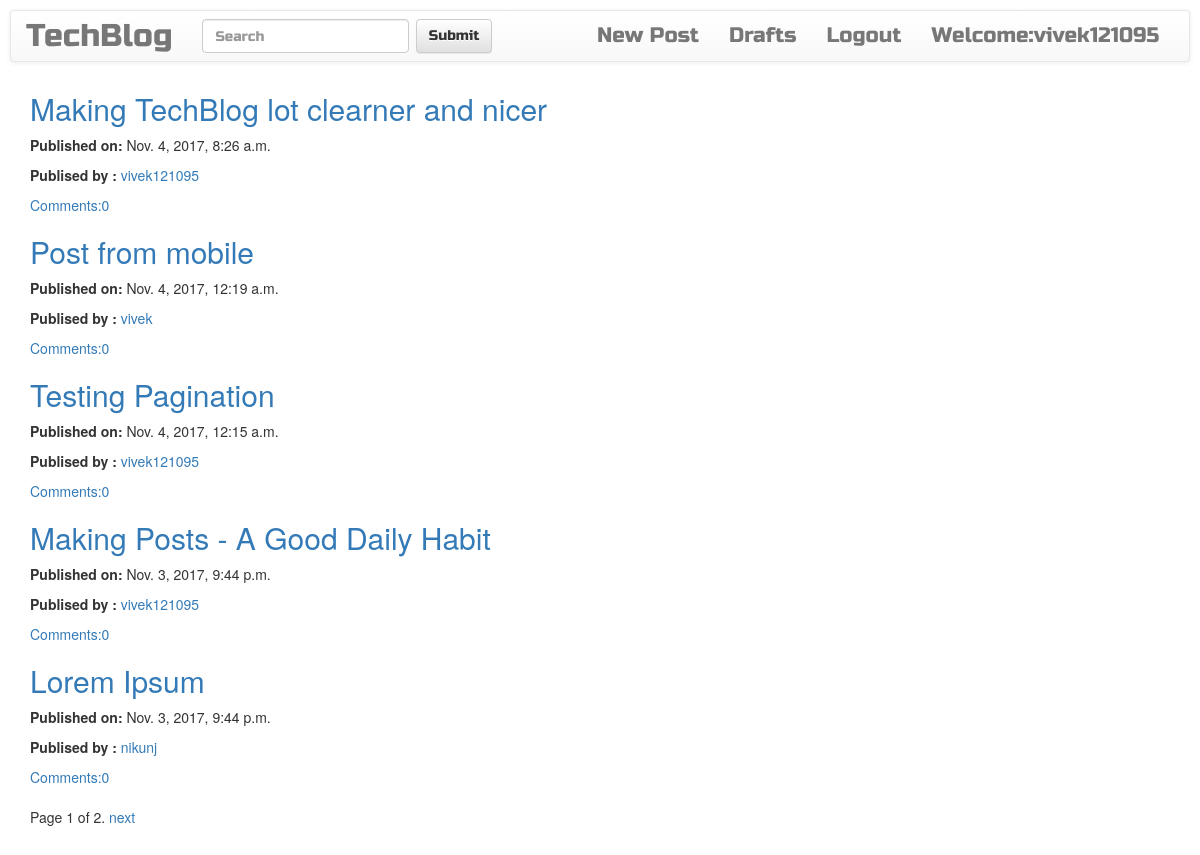
Page / (signed in) on the committed database.
### blog/models.py (models this page shows, shortened)
class Post(models.Model):
    author = models.ForeignKey('auth.User',related_name='posts',on_delete=models.CASCADE)
    title = models.CharField(max_length=200)
    text = models.TextField(max_length=2000)
    create_date = models.DateTimeField(default=timezone.now)
    published_date = models.DateTimeField(blank=True,null=True)
    def approve_comments(self):
        return self.comments.filter(approved_comment=True)
    class Meta:
        ordering = ('create_date',)

### blog/views.py (the view)
# urls.py: url(r'^$', views.PostListView,name='post_list'),
def PostListView(request):
    post_list = Post.objects.filter(published_date__lte = timezone.now()).order_by('-published_date')
    paginator = Paginator(post_list,5)
    page = request.GET.get('page')
    try:
        posts = paginator.page(page)
    except PageNotAnInteger:
        posts = paginator.page(1)
    except EmptyPage:
        posts = paginator.page(paginator.num_pages)
    return render(request, 'post_list.html', {'posts': posts})

### blog/templates/blog/post_list.html (shortened to what this page needs)
{% extends 'base.html' %}
{% block body_block %}
    <div class="center_stage">
      {% for post in posts %}
        <div class="post">
          <h2><a href="{%url 'post_detail' pk=post.pk %}">{{ post.title }}</a></h2>
          <div class="date">
            <p><b>Published on:</b> {{post.published_date}}</p>
            <p><b>Publised by :</b> <a href="{% url 'profile' user_id=post.author.id %}">{{post.author}}</a></p>
          </div>
          <a href="{% url 'post_detail' pk=post.pk%}">Comments:{{post.approve_comments.count}}</a>
        </div>
      {% endfor %}
      <div class="pagination">
        <span class="step-links">
            <span class="current">
                Page {{ posts.number }} of {{ posts.paginator.num_pages }}.
            </span>
            {% if posts.has_next %}
                <a href="?page={{ posts.next_page_number }}">next</a>
            {% endif %}
        </span>
    </div>
    </div>
{% endblock%}

### blog/templates/blog/base.html (shortened to what this page needs)
<!DOCTYPE html>
{% load staticfiles %}
<html>
  <head>
    <link rel="stylesheet" href="https://maxcdn.bootstrapcdn.com/bootstrap/3.3.7/css/bootstrap.min.css">
    <link rel="stylesheet" href="https://maxcdn.bootstrapcdn.com/bootstrap/3.3.7/css/bootstrap-theme.min.css">
    <link rel="stylesheet" href="//cdn.jsdelivr.net/npm/medium-editor@latest/dist/css/medium-editor.min.css" type="text/css" media="screen" charset="utf-8">
    <link rel="stylesheet" href="{% static 'css/blog.css' %}">
  </head>
  <body class="extra-margin">
    <nav class="navbar navbar-default techfont">
      <div class="container-fluid">
        <div class="navbar-header">
          <a class="navbar-brand bigbrand" href="{%url 'post_list' %}">TechBlog</a>
        </div>
        <div class="collapse navbar-collapse" id="main-navbar">
          <ul class="nav navbar-nav navbar-right">
            {% if user.is_authenticated %}
              <li class="nav-item"><a class="navbar-link" href="{% url 'post_new' %}">New Post</a></li>
              <li class="nav-item"><a class="navbar-link" href="{% url 'post_draft_list' %}"> Drafts</a></li>
              <li class="nav-item"><a class="navbar-link" href="{% url 'logout' %}">Logout</a></li>
              <li class="nav-item"><a class="navbar-link" href="{% url 'profile' user_id=user.id%}">Welcome:{{user.username}}</a></li>
              {% else %}
              <li class="nav-item"><a class="navbar-link" href="{%url 'login' %}"><span class="glyphicon glyphicon-user"></span></p></a></li>
            {% endif %}
            </ul>
            <form class="navbar-form navbar-left">
              <div class="form-group">
                <input type="text" class="form-control" placeholder="Search">
              </div>
              <button type="submit" class="btn btn-default">Submit</button>
            </form>
          </div>
        </div>
    </nav>
  <div class="container">
    <div class="row">
        <div class="col-md-8" class="blog_posts">
          {% block body_block %}
          {% endblock%}
        </div>
    </div>
  </div>
  </body>
</html>

### blog/static/css/blog.css (style rules this page uses)
.techfont { font-family: 'Russo One' ,sans-serif; font-size: 1.5em; margin-bottom: 10px; }
.bigbrand { font-size: 1.5em; }
.center_stage { margin-left: auto; margin-right: auto; }
.extra-margin { margin: 5px; padding: 5px; }

### rows in the picture
Post: title "Making TechBlog lot clearner and nicer", published_date "Nov. 4, 2017, 8:26 a.m.", author "vivek121095", approve_comments.count "0"
Post: title "Post from mobile", published_date "Nov. 4, 2017, 12:19 a.m.", author "vivek", approve_comments.count "0"
Post: title "Testing Pagination", published_date "Nov. 4, 2017, 12:15 a.m.", author "vivek121095", approve_comments.count "0"
Post: title "Making Posts - A Good Daily Habit", published_date "Nov. 3, 2017, 9:44 p.m.", author "vivek121095", approve_comments.count "0"
Post: title "Lorem Ipsum", published_date "Nov. 3, 2017, 9:44 p.m.", author "nikunj", approve_comments.count "0"

### other values in the picture
{{ user.username }} "vivek121095"
{{ posts.number }} "1"
{{ posts.paginator.num_pages }} "2"
